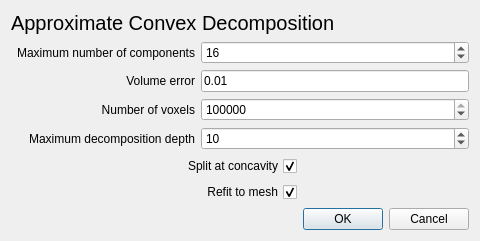
<?xml version="1.0" encoding="UTF-8"?>
<ui version="4.0">
 <class>Approximate_convex_decomposition_dialog</class>
 <widget class="QDialog" name="Approximate_convex_decomposition_dialog">
  <property name="geometry">
   <rect>
    <x>0</x>
    <y>0</y>
    <width>448</width>
    <height>225</height>
   </rect>
  </property>
  <property name="windowTitle">
   <string>Approximate Convex Decomposition</string>
  </property>
  <layout class="QGridLayout" name="gridLayout">
   <item row="0" column="0" colspan="4">
    <widget class="QLabel" name="objectName">
     <property name="font">
      <font>
       <pointsize>15</pointsize>
      </font>
     </property>
     <property name="text">
      <string>Approximate Convex Decomposition</string>
     </property>
    </widget>
   </item>
   <item row="1" column="1">
    <widget class="QLabel" name="angleLabel">
     <property name="text">
      <string>Maximum number of components</string>
     </property>
     <property name="alignment">
      <set>Qt::AlignmentFlag::AlignRight|Qt::AlignmentFlag::AlignTrailing|Qt::AlignmentFlag::AlignVCenter</set>
     </property>
    </widget>
   </item>
   <item row="3" column="0" colspan="2">
    <widget class="QLabel" name="approxLabel">
     <property name="text">
      <string>Number of voxels</string>
     </property>
     <property name="alignment">
      <set>Qt::AlignmentFlag::AlignRight|Qt::AlignmentFlag::AlignTrailing|Qt::AlignmentFlag::AlignVCenter</set>
     </property>
    </widget>
   </item>
   <item row="4" column="1">
    <widget class="QLabel" name="sizingLabel_2">
     <property name="text">
      <string>Maximum decomposition depth</string>
     </property>
     <property name="alignment">
      <set>Qt::AlignmentFlag::AlignRight|Qt::AlignmentFlag::AlignTrailing|Qt::AlignmentFlag::AlignVCenter</set>
     </property>
    </widget>
   </item>
   <item row="1" column="2" colspan="2">
    <widget class="QSpinBox" name="maximumConvexHulls">
     <property name="minimum">
      <number>1</number>
     </property>
     <property name="maximum">
      <number>10000</number>
     </property>
     <property name="value">
      <number>16</number>
     </property>
    </widget>
   </item>
   <item row="2" column="1">
    <widget class="QLabel" name="sizingLabel">
     <property name="text">
      <string>Volume error</string>
     </property>
     <property name="alignment">
      <set>Qt::AlignmentFlag::AlignRight|Qt::AlignmentFlag::AlignTrailing|Qt::AlignmentFlag::AlignVCenter</set>
     </property>
    </widget>
   </item>
   <item row="8" column="3">
    <widget class="QDialogButtonBox" name="buttonBox">
     <property name="orientation">
      <enum>Qt::Orientation::Horizontal</enum>
     </property>
     <property name="standardButtons">
      <set>QDialogButtonBox::StandardButton::Cancel|QDialogButtonBox::StandardButton::Ok</set>
     </property>
    </widget>
   </item>
   <item row="4" column="2" colspan="2">
    <widget class="QSpinBox" name="maximumDepth">
     <property name="minimum">
      <number>2</number>
     </property>
     <property name="maximum">
      <number>50</number>
     </property>
     <property name="value">
      <number>10</number>
     </property>
    </widget>
   </item>
   <item row="2" column="2" colspan="2">
    <widget class="DoubleEdit" name="volumeError">
     <property name="text">
      <string>0.01</string>
     </property>
    </widget>
   </item>
   <item row="5" column="1" colspan="2">
    <widget class="QCheckBox" name="splitConcavity">
     <property name="layoutDirection">
      <enum>Qt::LayoutDirection::RightToLeft</enum>
     </property>
     <property name="text">
      <string>Split at concavity</string>
     </property>
     <property name="checked">
      <bool>true</bool>
     </property>
    </widget>
   </item>
   <item row="3" column="2" colspan="2">
    <widget class="QSpinBox" name="numVoxels">
     <property name="minimum">
      <number>512</number>
     </property>
     <property name="maximum">
      <number>1000000000</number>
     </property>
     <property name="singleStep">
      <number>100000</number>
     </property>
     <property name="value">
      <number>1000000</number>
     </property>
    </widget>
   </item>
   <item row="6" column="2">
    <spacer name="verticalSpacer">
     <property name="orientation">
      <enum>Qt::Orientation::Vertical</enum>
     </property>
     <property name="sizeHint" stdset="0">
      <size>
       <width>20</width>
       <height>40</height>
      </size>
     </property>
    </spacer>
   </item>
   <item row="7" column="2">
    <widget class="QCheckBox" name="refitting">
     <property name="layoutDirection">
      <enum>Qt::LayoutDirection::RightToLeft</enum>
     </property>
     <property name="text">
      <string>Refit to mesh</string>
     </property>
     <property name="checked">
      <bool>true</bool>
     </property>
    </widget>
   </item>
  </layout>
 </widget>
 <customwidgets>
  <customwidget>
   <class>DoubleEdit</class>
   <extends>QLineEdit</extends>
   <header>CGAL_double_edit.h</header>
  </customwidget>
 </customwidgets>
 <resources/>
 <connections>
  <connection>
   <sender>buttonBox</sender>
   <signal>accepted()</signal>
   <receiver>Approximate_convex_decomposition_dialog</receiver>
   <slot>accept()</slot>
   <hints>
    <hint type="sourcelabel">
     <x>384</x>
     <y>191</y>
    </hint>
    <hint type="destinationlabel">
     <x>157</x>
     <y>195</y>
    </hint>
   </hints>
  </connection>
  <connection>
   <sender>buttonBox</sender>
   <signal>rejected()</signal>
   <receiver>Approximate_convex_decomposition_dialog</receiver>
   <slot>reject()</slot>
   <hints>
    <hint type="sourcelabel">
     <x>384</x>
     <y>191</y>
    </hint>
    <hint type="destinationlabel">
     <x>286</x>
     <y>195</y>
    </hint>
   </hints>
  </connection>
 </connections>
</ui>
